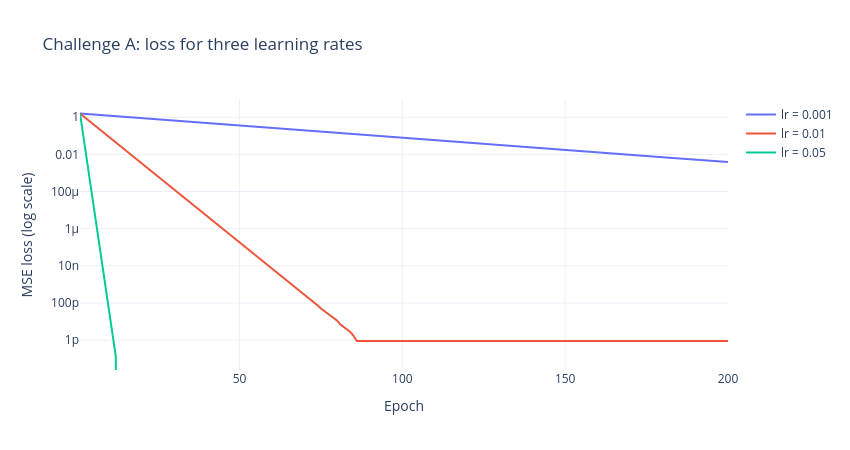

Here is the notebook cell this chart was saved with:
### Markdown cell above
## 4. Challenge A with three learning rates

The same training run with $\eta = 0.001$, $0.01$ and $0.05$, all starting from the same weight for 200 epochs.

### Code cell
learning_rates = [0.001, 0.01, 0.05]
lr_results = {lr: train_manual(lr=lr, epochs=200) for lr in learning_rates}

print("learning rate | learned weight | final loss | first epoch with loss < 1e-6")
for lr, (w_lr, losses) in lr_results.items():
    first = next((i + 1 for i, v in enumerate(losses) if v < 1e-6), "not reached")
    print(f"{lr:13} | {w_lr.item():14.6f} | {losses[-1]:10.2e} | {first}")

fig = go.Figure()
for lr, (w_lr, losses) in lr_results.items():
    fig.add_trace(go.Scatter(x=epochs_axis, y=losses, mode="lines", name=f"lr = {lr}"))
fig.update_layout(title="Challenge A: loss for three learning rates",
                  xaxis_title="Epoch", yaxis_title="MSE loss (log scale)",
                  yaxis_type="log", template="plotly_white", width=850, height=450)
fig.show()

### Figure 1 — Plotly figure (JSON) as saved in the notebook; plotly's stock layout.template omitted (floating-point values rounded to 4 significant figures; data arrays with more than 128 entries replaced by an {"elided": "..."} marker saying what was removed)
{"data": [{"mode": "lines", "name": "lr = 0.001", "type": "scatter", "x": {"elided": "200 int values"}, "y": {"elided": "200 float values"}}, {"mode": "lines", "name": "lr = 0.01", "type": "scatter", "x": {"elided": "200 int values"}, "y": {"elided": "200 float values"}}, {"mode": "lines", "name": "lr = 0.05", "type": "scatter", "x": {"elided": "200 int values"}, "y": {"elided": "200 float values"}}], "layout": {"height": 450, "title": {"text": "Challenge A: loss for three learning rates"}, "width": 850, "xaxis": {"title": {"text": "Epoch"}}, "yaxis": {"title": {"text": "MSE loss (log scale)"}, "type": "log"}}}
